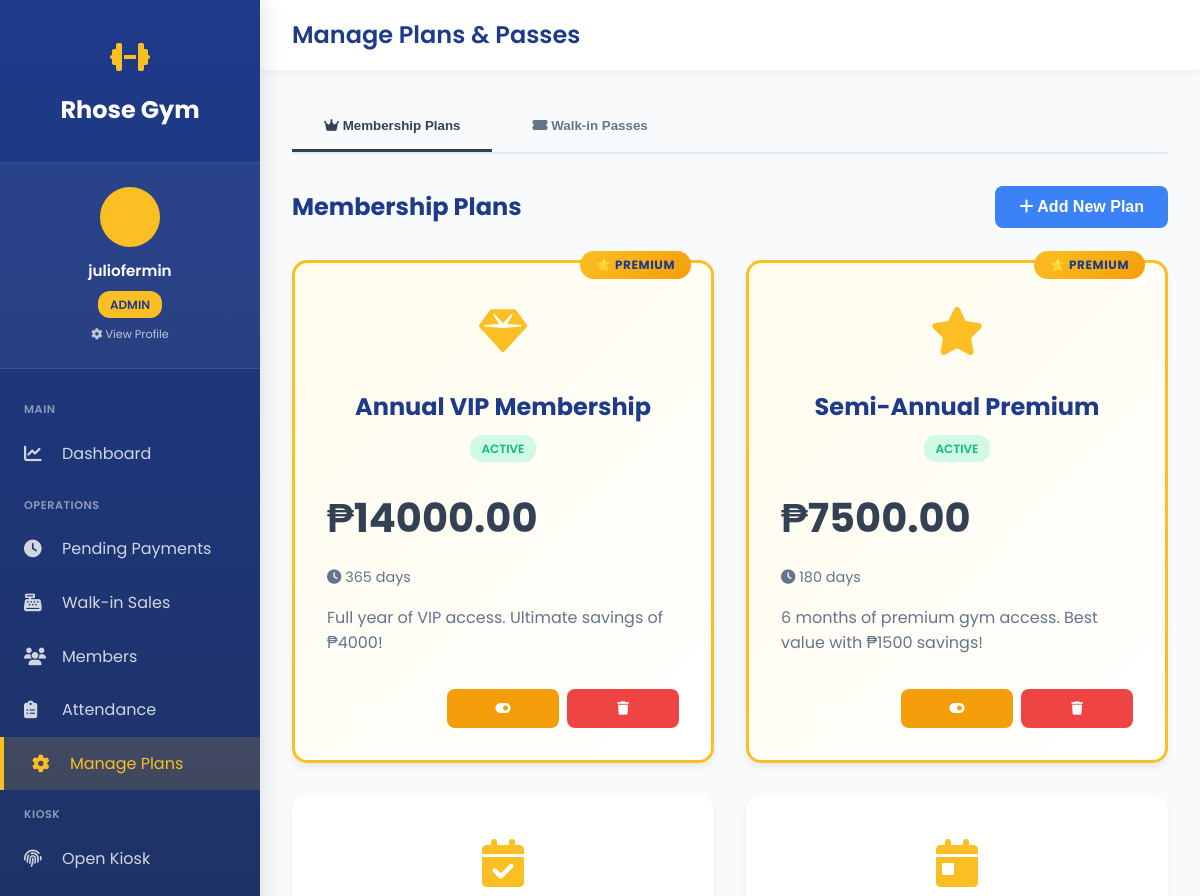
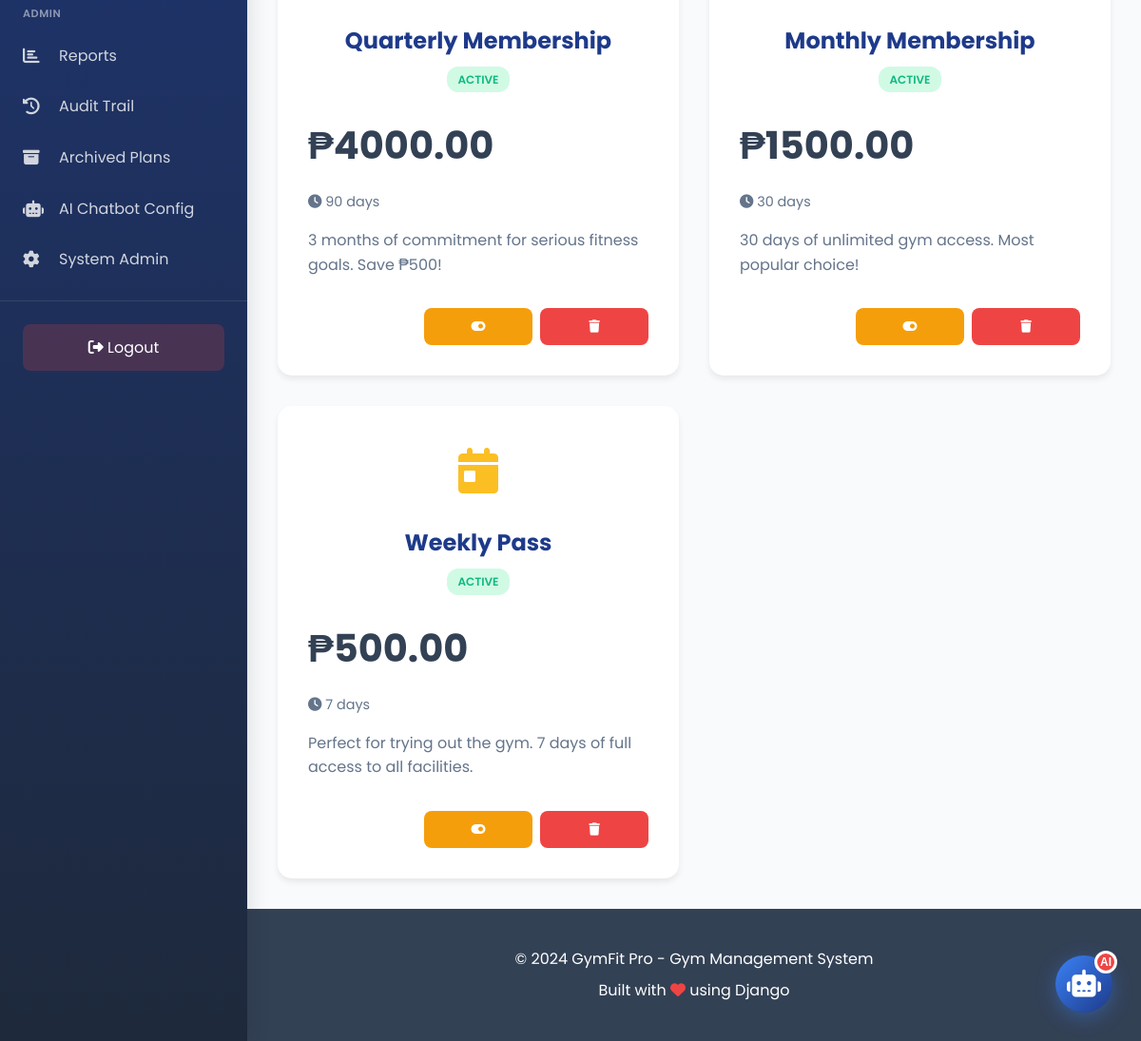
The page /manage-plans/ (signed in) on the database its author committed (2 pictures, top to bottom).
### gym_app/models.py (models this page shows, shortened)
class User(AbstractUser):
    ROLE_CHOICES = [
        ('admin', 'Admin'),
        ('staff', 'Staff'),
        ('member', 'Member'),
    ]
    role = models.CharField(max_length=10, choices=ROLE_CHOICES, default='member')
    mobile_no = models.CharField(max_length=20, blank=True, null=True)
    address = models.TextField(blank=True, null=True)
    birthdate = models.DateField(blank=True, null=True)
    age = models.IntegerField(blank=True, null=True)
    profile_image = models.ImageField(
        upload_to='profile_images/',
        blank=True,
        null=True,
        help_text="Profile picture"
    )
    kiosk_pin = models.CharField(
        max_length=6,
        blank=True,
        null=True,
        unique=True,
        help_text="6-digit PIN for kiosk check-in/out",
        verbose_name="Kiosk PIN"
    )
    created_at = models.DateTimeField(auto_now_add=True)
    updated_at = models.DateTimeField(auto_now=True)
    class Meta:
        db_table = 'users'
        verbose_name = 'User'
        verbose_name_plural = 'Users'
    def is_admin(self):
        return self.role == 'admin' or self.is_superuser
    def is_staff_or_admin(self):
        return self.role in ['admin', 'staff'] or self.is_superuser or self.is_staff

class MembershipPlan(models.Model):
    name = models.CharField(max_length=100)
    duration_days = models.IntegerField(help_text="Duration in days")
    price = models.DecimalField(max_digits=10, decimal_places=2)
    description = models.TextField(blank=True, null=True)
    is_active = models.BooleanField(default=True)
    is_archived = models.BooleanField(default=False, help_text="Archived plans are hidden but preserved for records")
    archived_at = models.DateTimeField(null=True, blank=True)
    archived_by = models.ForeignKey(
        User,
        on_delete=models.SET_NULL,
        null=True,
        blank=True,
        related_name='archived_membership_plans'
    )
    created_at = models.DateTimeField(auto_now_add=True)
    updated_at = models.DateTimeField(auto_now=True)
    class Meta:
        db_table = 'membership_plans'
        verbose_name = 'Membership Plan'
        verbose_name_plural = 'Membership Plans'
        ordering = ['price']

### gym_app/views.py (the view, shortened to what this page needs)
# urls.py: path('manage-plans/', views.manage_plans_view, name='manage_plans'),
@login_required
def manage_plans_view(request):
    if not request.user.is_staff_or_admin():
        messages.error(request, 'Access denied.')
        return redirect('dashboard')
    context = {
        'membership_plans': MembershipPlan.objects.all().order_by('-duration_days'),
        'walkin_passes': FlexibleAccess.objects.all().order_by('duration_days'),
    }
    return render(request, 'gym_app/manage_plans.html', context)

### gym_app/templates/gym_app/manage_plans.html (shortened to what this page needs)
{% extends 'gym_app/base_sidebar.html' %}
{% block page_title %}Manage Plans & Passes{% endblock %}
{% block content %}
{% load static %}
<link rel="stylesheet" href="{% static 'gym_app/css/pages/manage_plans.css' %}">
<div class="tabs">
    <button class="tab active" onclick="switchTab('membership')">
        <i class="fas fa-crown"></i> Membership Plans
    </button>
    <button class="tab" onclick="switchTab('walkin')">
        <i class="fas fa-ticket-alt"></i> Walk-in Passes
    </button>
</div>
<div id="membership-tab" class="tab-content active">
    <div class="action-bar">
        <h2 style="color: var(--primary-blue); margin: 0;">Membership Plans</h2>
        <button class="btn btn-primary" onclick="openModal('membership', 'add')">
            <i class="fas fa-plus"></i> Add New Plan
        </button>
    </div>
    <div class="plans-grid">
        {% for plan in membership_plans %}
        <div class="plan-card {% if plan.duration_days >= 180 %}premium{% endif %}">
            <div class="plan-header">
                <div class="plan-icon">
                    <i class="fas fa-{% if plan.duration_days >= 365 %}gem{% elif plan.duration_days >= 180 %}star{% elif plan.duration_days >= 90 %}calendar-check{% else %}calendar-day{% endif %}"></i>
                </div>
                <h3 class="plan-name">{{ plan.name }}</h3>
                <span class="plan-status status-{% if plan.is_active %}active{% else %}inactive{% endif %}">
                    {% if plan.is_active %}Active{% else %}Inactive{% endif %}
                </span>
            </div>
            <div class="plan-price">₱{{ plan.price }}</div>
            <div class="plan-duration">
                <i class="fas fa-clock"></i> {{ plan.duration_days }} days
            </div>
            <p class="plan-description">
                {{ plan.description|default:"Full access to gym facilities and equipment" }}
            </p>
            <div class="plan-actions">
                <button class="btn-edit" onclick="openModal('membership', 'edit', {{ plan.id }})">
                    <i class="fas fa-edit"></i> Edit
                </button>
                <button class="btn-toggle" onclick="toggleStatus('membership', {{ plan.id }}, {{ plan.is_active|lower }})">
                    <i class="fas fa-toggle-{% if plan.is_active %}on{% else %}off{% endif %}"></i>
                </button>
                <button class="btn-delete" onclick="deletePlan('membership', {{ plan.id }}, '{{ plan.name }}')">
                    <i class="fas fa-trash"></i>
                </button>
            </div>
        </div>
        {% empty %}
        <div style="grid-column: 1/-1; text-align: center; padding: 4rem; color: var(--gray);">
            <i class="fas fa-inbox" style="font-size: 5rem; opacity: 0.3; margin-bottom: 1rem;"></i>
            <p>No membership plans yet. Add your first plan!</p>
        </div>
        {% endfor %}
    </div>
</div>
{% endblock %}

### gym_app/templates/gym_app/base_sidebar.html (shortened to what this page needs)
<!DOCTYPE html>
<html lang="en">
<head>
    <link rel="stylesheet" href="https://cdnjs.cloudflare.com/ajax/libs/font-awesome/6.4.0/css/all.min.css">
</head>
<body class="has-sidebar">
    <aside class="sidebar" id="sidebar">
        <div class="sidebar-header">
            <div class="sidebar-logo">
                <i class="fas fa-dumbbell"></i>
            </div>
            <a href="{% url 'home' %}" class="sidebar-brand">Rhose Gym</a>
        </div>
        <a href="{% url 'profile_settings' %}" class="sidebar-user">
            <div class="sidebar-user-avatar">
            </div>
            <div class="sidebar-user-name">{{ user.get_full_name|default:user.username }}</div>
            <div style="text-align: center; margin-top: 0.5rem;">
                <span class="sidebar-user-role">{{ user.role }}</span>
            </div>
            <div style="text-align: center; margin-top: 0.5rem; font-size: 0.7rem; opacity: 0.7;">
                <i class="fas fa-cog"></i> View Profile
            </div>
        </a>
            <nav class="sidebar-menu">
            <div class="sidebar-section">Main</div>
            <a href="{% url 'dashboard' %}" {% if request.path == '/dashboard/' %}class="active"{% endif %}>
                <i class="fas fa-chart-line"></i>
                <span>Dashboard</span>
            </a>
            <div class="sidebar-section">Operations</div>
            <a href="{% url 'pending_payments' %}" {% if 'pending-payments' in request.path %}class="active"{% endif %}>
                <i class="fas fa-clock"></i>
                <span>Pending Payments</span>
            </a>
            <a href="{% url 'walkin_purchase' %}" {% if 'walkin' in request.path %}class="active"{% endif %}>
                <i class="fas fa-cash-register"></i>
                <span>Walk-in Sales</span>
            </a>
            <a href="{% url 'members_list' %}" {% if 'members' in request.path %}class="active"{% endif %}>
                <i class="fas fa-users"></i>
                <span>Members</span>
            </a>
            <a href="{% url 'attendance_report' %}" {% if 'attendance' in request.path %}class="active"{% endif %}>
                <i class="fas fa-clipboard-list"></i>
                <span>Attendance</span>
            </a>
            <a href="{% url 'manage_plans' %}" {% if 'manage-plans' in request.path %}class="active"{% endif %}>
                <i class="fas fa-cog"></i>
                <span>Manage Plans</span>
            </a>
            <div class="sidebar-section">Kiosk</div>
            <a href="{% url 'kiosk_login' %}" target="_blank">
                <i class="fas fa-fingerprint"></i>
                <span>Open Kiosk</span>
            </a>
            {% if user.is_admin %}
            <div class="sidebar-section">Admin</div>
            <a href="{% url 'reports' %}" {% if 'reports' in request.path %}class="active"{% endif %}>
                <i class="fas fa-chart-bar"></i>
                <span>Reports</span>
            </a>
            <a href="{% url 'audit_trail' %}" {% if 'audit' in request.path %}class="active"{% endif %}>
                <i class="fas fa-history"></i>
                <span>Audit Trail</span>
            </a>
            <a href="{% url 'archived_plans' %}" {% if 'archived-plans' in request.path %}class="active"{% endif %}>
                <i class="fas fa-archive"></i>
                <span>Archived Plans</span>
            </a>
            <a href="{% url 'chatbot_config' %}" {% if 'chatbot-config' in request.path %}class="active"{% endif %}>
                <i class="fas fa-robot"></i>
                <span>AI Chatbot Config</span>
            </a>
            <a href="/admin/" target="_blank">
                <i class="fas fa-cog"></i>
                <span>System Admin</span>
            </a>
            {% endif %}
        </nav>
        <div class="sidebar-footer">
            <a href="{% url 'logout' %}">
                <i class="fas fa-sign-out-alt"></i> Logout
            </a>
        </div>
    </aside>
    <div class="main-wrapper">
        <div class="top-navbar">
            <div class="top-navbar-left">
                <h1>{% block page_title %}Dashboard{% endblock %}</h1>
            </div>
        </div>
        <main class="main-content">
            {% block content %}{% endblock %}
        </main>
        <footer class="footer">
            <div class="container">
                <p>&copy; 2024 GymFit Pro - Gym Management System</p>
                <p>Built with <i class="fas fa-heart" style="color: var(--danger);"></i> using Django</p>
            </div>
        </footer>
    </div>
<button class="chat-widget-button" id="chatWidgetToggle" title="Chat with FitBot">
    <i class="fas fa-robot"></i>
    <span class="chat-widget-badge">AI</span>
</button>
</body>
</html>

### gym_app/static/gym_app/css/pages/manage_plans.css (style rules this page uses)
.tabs { display: flex; gap: 0.5rem; margin-bottom: 2rem; border-bottom: 2px solid #e2e8f0; }
.tab { padding: 1rem 2rem; background: none; border: none; border-bottom: 3px solid transparent; cursor: pointer; font-weight: 600; color: var(--gray); transition: all 0.3s; }
.tab.active { color: var(--primary); border-bottom-color: var(--primary); }
.tab-content { display: none; }
.tab-content.active { display: block; }
.action-bar { display: flex; justify-content: space-between; align-items: center; margin-bottom: 2rem; }
.plans-grid { display: grid; grid-template-columns: repeat(auto-fill, minmax(300px, 1fr)); gap: 2rem; }
.plan-card { background: var(--white); border-radius: 15px; padding: 2rem; box-shadow: 0 4px 6px rgba(0, 0, 0, 0.07); position: relative; transition: all 0.3s; }
.plan-card.premium { border: 3px solid var(--gold); background: linear-gradient(135deg, #fffbeb 0%, #ffffff 100%); }
.plan-card.premium::before { content: '⭐ PREMIUM'; position: absolute; top: -12px; right: 20px; background: linear-gradient(135deg, var(--gold) 0%, var(--dark-gold) 100%); color: var(--primary-blue); padding: 0.25rem 1rem; border-radius: 20px; font-size: 0.75rem; font-weight: 700; letter-spacing: 0.05em; }
.plan-header { text-align: center; margin-bottom: 1.5rem; }
.plan-icon { font-size: 3rem; color: var(--gold); margin-bottom: 1rem; }
.plan-name { font-size: 1.5rem; font-weight: 700; color: var(--primary-blue); margin-bottom: 0.5rem; }
.plan-price { font-size: 2.5rem; font-weight: 700; color: var(--primary); margin: 1rem 0; }
.plan-duration { color: var(--gray); font-size: 0.9rem; }
.plan-description { color: var(--gray); margin: 1rem 0; min-height: 60px; }
.plan-status { display: inline-block; padding: 0.25rem 0.75rem; border-radius: 12px; font-size: 0.75rem; font-weight: 600; text-transform: uppercase; }
.status-active { background: #d1fae5; color: var(--success); }
.plan-actions { display: flex; gap: 0.5rem; margin-top: 1.5rem; }
.plan-actions button { flex: 1; padding: 0.75rem; border: none; border-radius: 8px; font-weight: 600; cursor: pointer; transition: all 0.3s; }
.btn-edit { background: var(--primary); color: var(--white); }
.btn-delete { background: var(--danger); color: var(--white); }
.btn-toggle { background: var(--warning); color: var(--white); }

### gym_app/templates/gym_app/base_sidebar.html (style rules this page uses)
.chat-widget-button { position: fixed; bottom: 30px; right: 30px; width: 60px; height: 60px; border-radius: 50%; background: linear-gradient(135deg, var(--secondary-blue) 0%, var(--primary-blue) 100%); color: var(--white); border: none; box-shadow: 0 5px 20px rgba(59, 130, 246, 0.4); cursor: pointer; display: flex; align-items: center; justify-content: center; font-size: 1.8rem; z-index: 10000; transition: transform 0.2s, box-shadow 0.2s; }
.chat-widget-badge { position: absolute; top: -5px; right: -5px; background: var(--danger); color: var(--white); width: 24px; height: 24px; border-radius: 50%; display: flex; align-items: center; justify-content: center; font-size: 0.75rem; font-weight: 700; border: 3px solid var(--white); }

### rows shown on the page
User: get_full_name "juliofermin", role "ADMIN"
MembershipPlan: name "Annual VIP Membership", is_active "ACTIVE", price "14000.00", duration_days "365", description "Full year of VIP access. Ultimate savings of ₱4000!"
MembershipPlan: name "Semi-Annual Premium", is_active "ACTIVE", price "7500.00", duration_days "180", description "6 months of premium gym access. Best value with ₱1500 savings!"
MembershipPlan: name "Quarterly Membership", is_active "ACTIVE", price "4000.00", duration_days "90", description "3 months of commitment for serious fitness goals. Save ₱500!"
MembershipPlan: name "Monthly Membership", is_active "ACTIVE", price "1500.00", duration_days "30", description "30 days of unlimited gym access. Most popular choice!"
MembershipPlan: name "Weekly Pass", is_active "ACTIVE", price "500.00", duration_days "7", description "Perfect for trying out the gym. 7 days of full access to all facilities."
